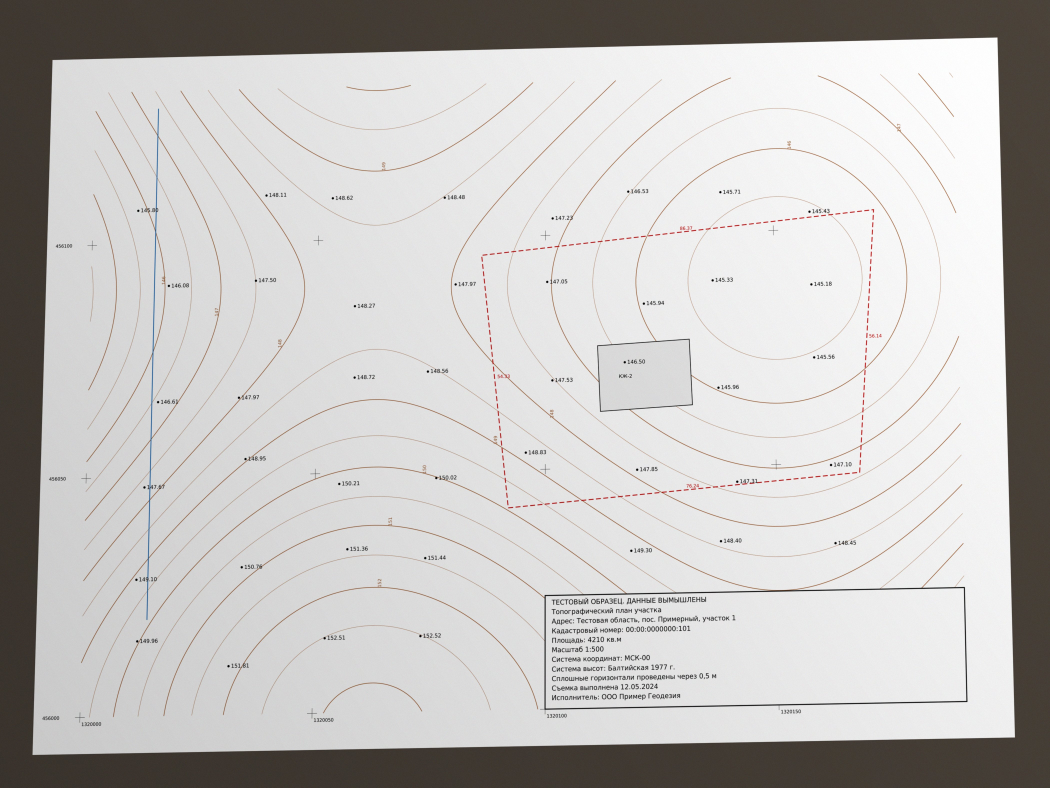
#> input picture samples/sample_plan_photo.jpg, 4200 x 3150 px (shown at 1/4 size)
$ python -i ocr.py   (imports and definitions only)
#> lines starting #> are read from the running program, lines starting #| are printed output that depends on the picture; after the words box and inside, x2 and y2 are one past the last pixel; in counts of white or black regions, pixels touching at a corner belong together
#> further down, picture is the input picture: shape (3150, 4200, 3); mean B, G, R 192.1, 193.8, 195.7
"""Распознавание текста на растре с помощью Tesseract."""

from __future__ import annotations

import os
import re
import shutil
from collections import Counter
from concurrent.futures import ThreadPoolExecutor
from pathlib import Path

import cv2
import numpy as np
import pytesseract

from . import config
from .loader import Page, TextItem

# [1 line not run here, left out]

WINDOWS_TESSERACT = Path(r"C:\Program Files\Tesseract-OCR\tesseract.exe")
NOT_INSTALLED = "Не найден Tesseract OCR. Установите его с русским языком, инструкция в README."

DIGIT_CONFIG = "--oem 1 --psm 11 -c tessedit_char_whitelist=0123456789.,"
BLOB_CONFIG = "--oem 1 --psm 7 -c tessedit_char_whitelist=0123456789.,"
TEXT_CONFIG = "--oem 1 --psm 11"
LONG_LINE_PX = 70
BLOB_TARGET_HEIGHT = 44
NUMBER_LIKE = re.compile(r"\d{1,4}[.,]\d{1,3}")
ORIENTATION_MAX_SIDE = 5000
ORIENTATION_MIN_NUMBERS = 4
ORIENTATION_ENOUGH_NUMBERS = 12
ROTATIONS = {
    90: cv2.ROTATE_90_CLOCKWISE,
    180: cv2.ROTATE_180,
    270: cv2.ROTATE_90_COUNTERCLOCKWISE,
}


# [6 lines left out: function _locate_tesseract, not called in this run]


# [1 line not run here, left out]


class OcrUnavailable(RuntimeError):
    """На компьютере не установлен Tesseract или нужный языковой пакет."""


def ink_layer(image: np.ndarray) -> np.ndarray:
    """Оставляет темную подпись: убирает неравномерный свет, цветные линии и сетку."""
    hsv = cv2.cvtColor(image, cv2.COLOR_BGR2HSV)
#> hsv: shape (3150, 4200, 3); mean H, S, V 28.4, 13, 196.2
    gray = cv2.cvtColor(image, cv2.COLOR_BGR2GRAY)

    kernel = cv2.getStructuringElement(cv2.MORPH_ELLIPSE, (41, 41))
    background = cv2.morphologyEx(gray, cv2.MORPH_CLOSE, kernel)
    background = cv2.GaussianBlur(background, (0, 0), 15)
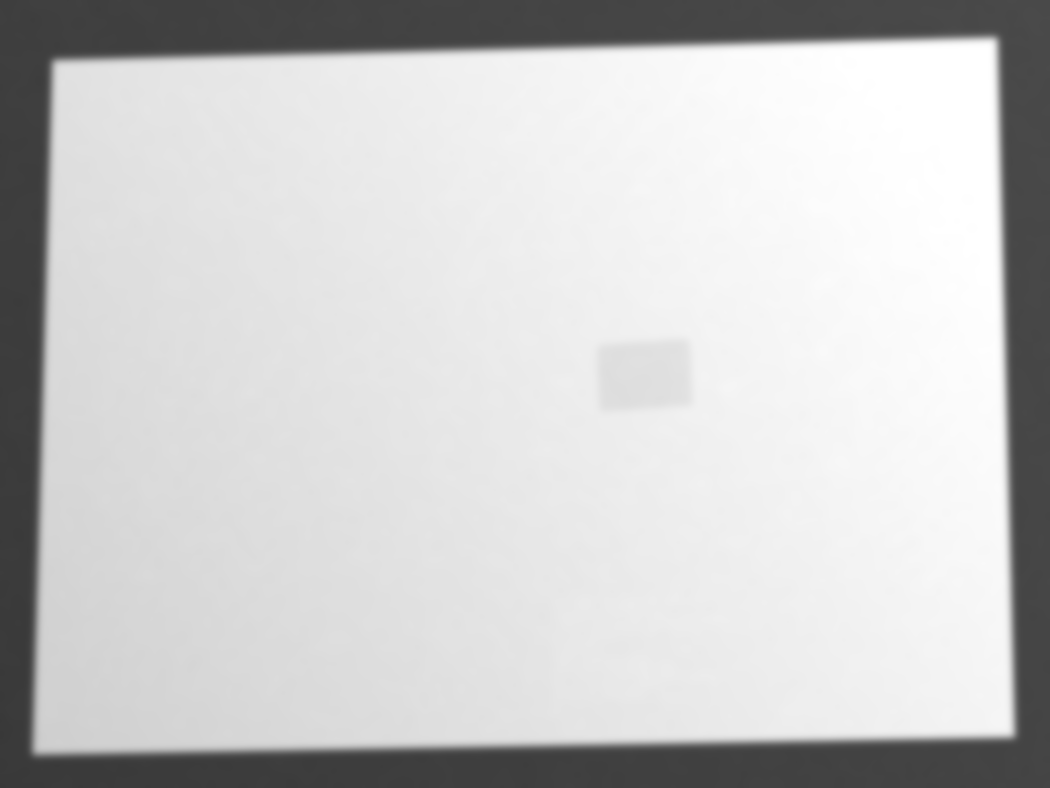
#> background: shape (3150, 4200) (shown at 1/4 size); min 56, max 255, mean 202.5
    flattened = cv2.divide(gray, background, scale=255)

    colored = (hsv[:, :, 1] > 70) & (hsv[:, :, 2] > 70)
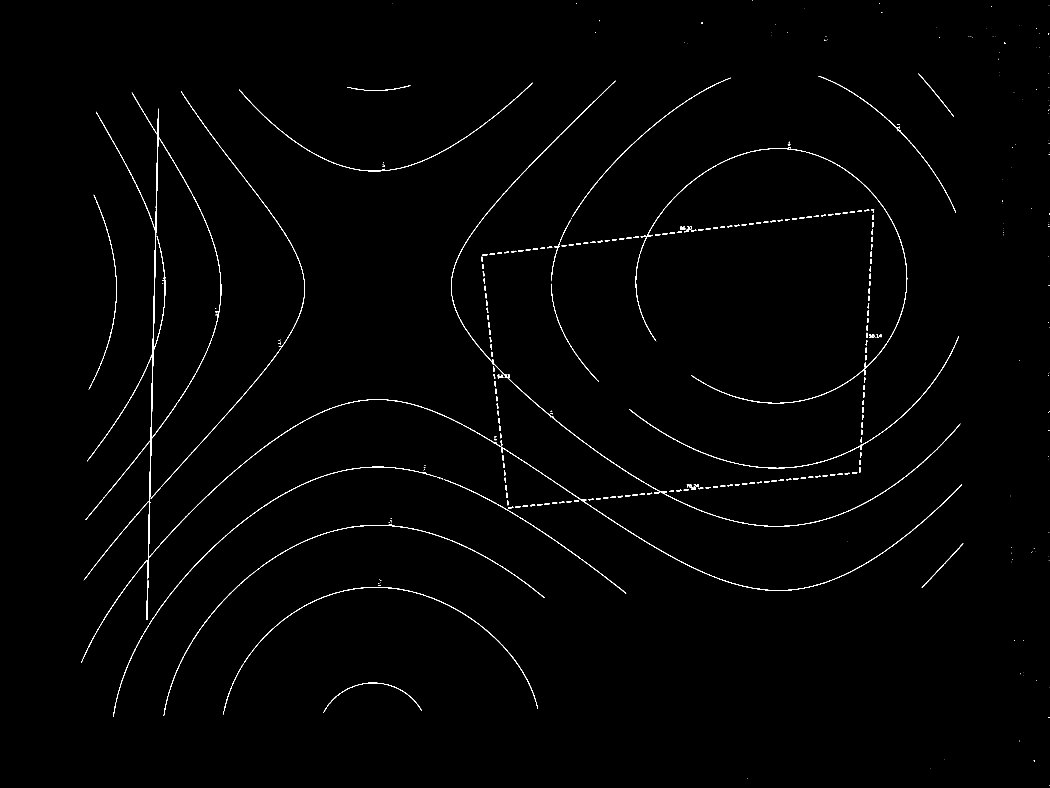
#> colored: shape (3150, 4200) bool (shown at 1/4 size); 0.66% white in thin lines or dots
    flattened[colored] = 255

    _, ink = cv2.threshold(255 - flattened, 0, 255, cv2.THRESH_BINARY + cv2.THRESH_OTSU)
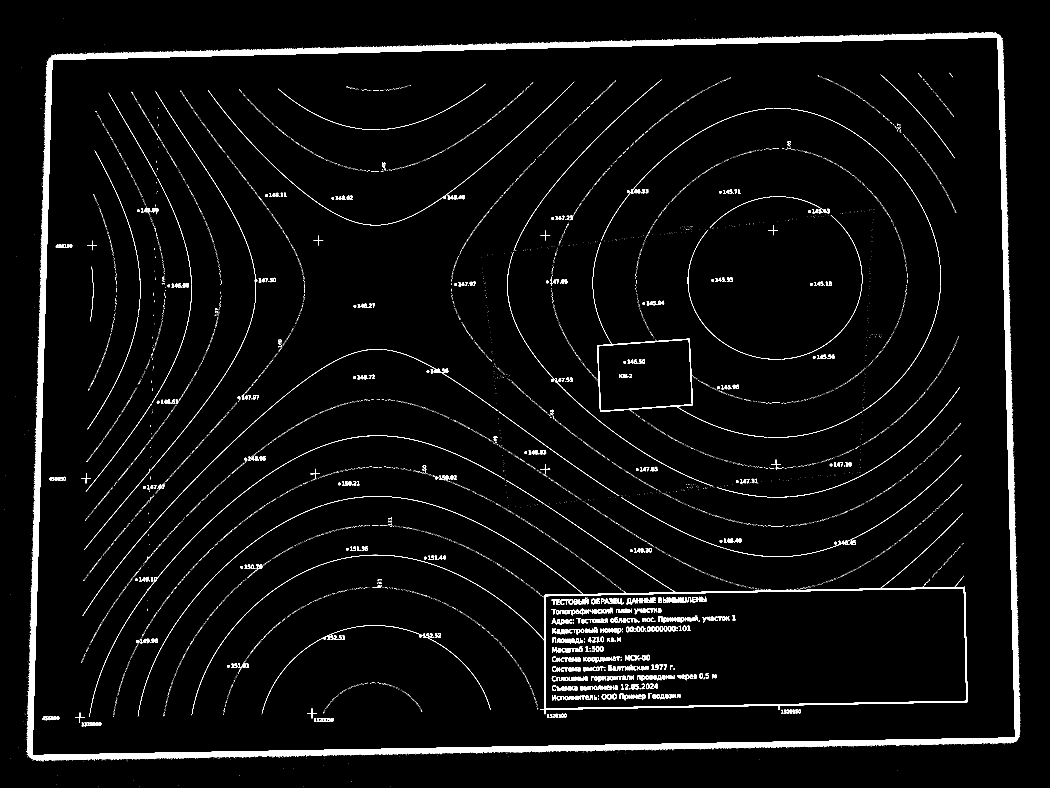
#> ink: shape (3150, 4200) (shown at 1/4 size); 3.4% white; 13371 white regions (12622 under 20 px), largest, box (x1, y1, x2, y2) and area: (106, 128, 4081, 3045) 273264, (1370, 1985, 3870, 2857) 26722, (2388, 1355, 2856, 1702) 5061
    horizontal = cv2.morphologyEx(ink, cv2.MORPH_OPEN, np.ones((1, LONG_LINE_PX), np.uint8))
#> horizontal: shape (3150, 4200); 1.2% white; 6 white regions, box (x1, y1, x2, y2) and area: (118, 2951, 4074, 3036) 70569, (197, 134, 4006, 238) 68270, (2161, 2805, 3871, 2838) 8972, (2179, 2349, 3861, 2383) 8567, (3073, 1749, 3143, 1750) 70, (1475, 2220, 1545, 2221) 70
    vertical = cv2.morphologyEx(ink, cv2.MORPH_OPEN, np.ones((LONG_LINE_PX, 1), np.uint8))
#> vertical: shape (3150, 4200); 0.8% white; 10 white regions, largest, box (x1, y1, x2, y2) and area: (115, 231, 208, 3037) 50442, (3992, 140, 4075, 2967) 49825, (2178, 2380, 2183, 2858) 2324
    lines = cv2.dilate(horizontal | vertical, np.ones((3, 3), np.uint8))
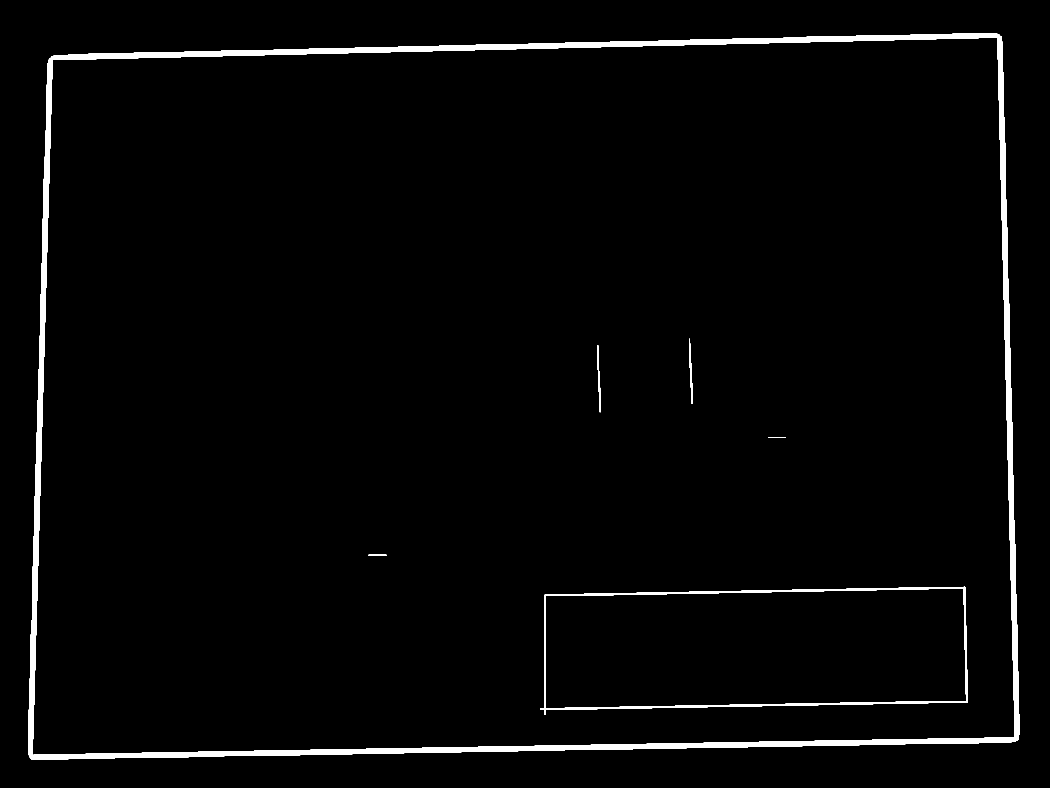
#> lines: shape (3150, 4200) (shown at 1/4 size); 2.3% white; 6 white regions, box (x1, y1, x2, y2) and area: (114, 133, 4078, 3038) 267641, (2160, 2347, 3872, 2859) 30887, (2390, 1381, 2402, 1649) 1336, (2757, 1355, 2769, 1616) 1264, (3072, 1748, 3144, 1751) 216, (1474, 2219, 1546, 2222) 216
    flattened[lines > 0] = 255
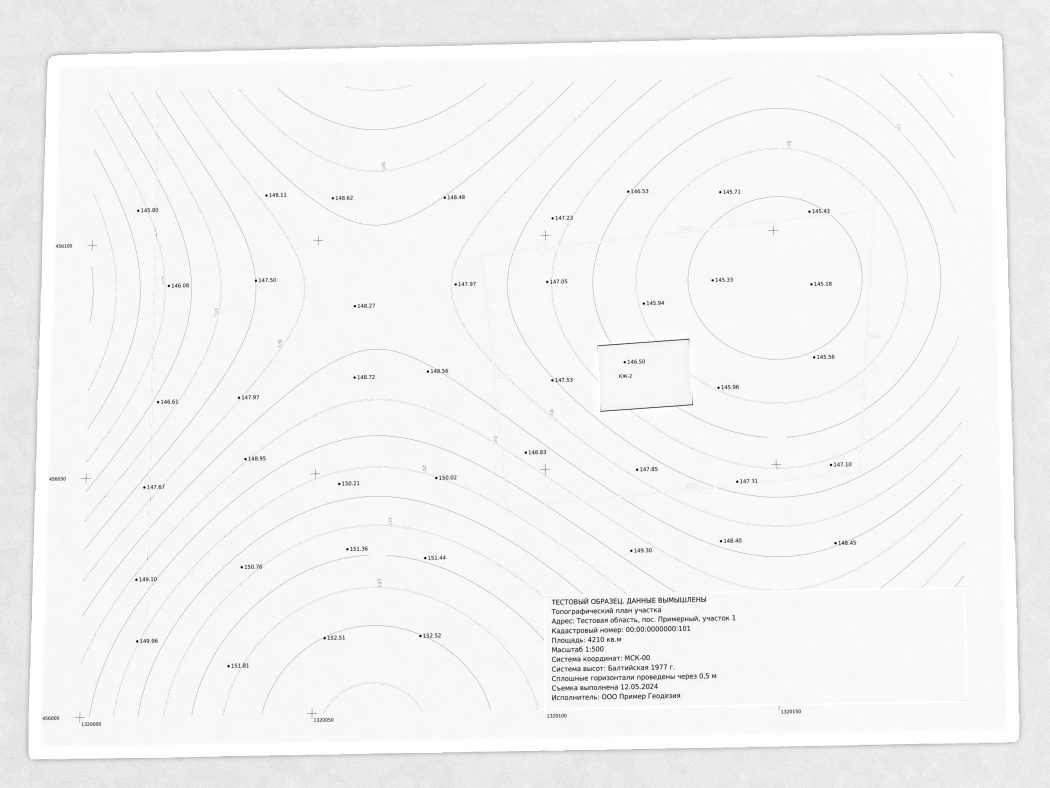
#> flattened: shape (3150, 4200) (shown at 1/4 size); min 0, max 255, mean 244.4
    return flattened


# [51 lines left out: functions _tiles, _read_tile, not called in this run]


def _digit_scale(page: Page) -> float:
    """Увеличивает мелкие подписи: Tesseract лучше читает символы от 25 пикселей."""
    return 2.0 if page.dpi is None or page.dpi < 280 else 1.5


# [160 lines left out: functions _count_numbers, correct_orientation, _find_number_blobs, _erase_point_marker, _read_blob, _number_shape and 2 more, not called in this run]

>>> import cv2
>>> picture = cv2.imread('../samples/sample_plan_photo.jpg')
>>> result = ink_layer(picture)
